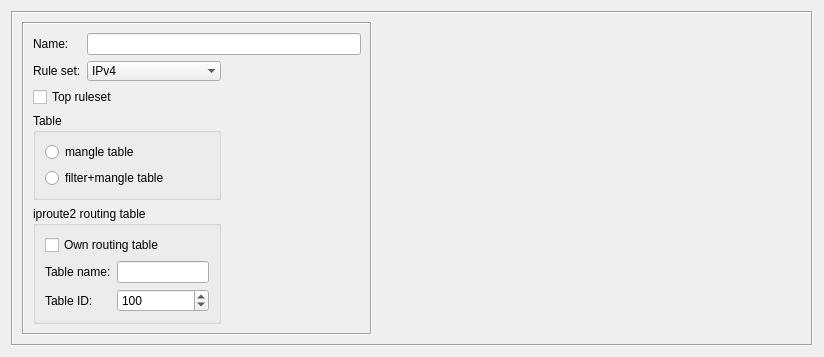
<?xml version="1.0" encoding="UTF-8"?>
<ui version="4.0">
 <class>RuleSetDialog_q</class>
 <widget class="QWidget" name="RuleSetDialog_q">
  <property name="enabled">
   <bool>true</bool>
  </property>
  <property name="geometry">
   <rect>
    <x>0</x>
    <y>0</y>
    <width>824</width>
    <height>260</height>
   </rect>
  </property>
  <property name="sizePolicy">
   <sizepolicy hsizetype="Preferred" vsizetype="MinimumExpanding">
    <horstretch>0</horstretch>
    <verstretch>0</verstretch>
   </sizepolicy>
  </property>
  <property name="windowTitle">
   <string>Ruleset</string>
  </property>
  <layout class="QGridLayout" name="gridLayout_3">
   <item row="0" column="0">
    <widget class="QFrame" name="frame7">
     <property name="frameShape">
      <enum>QFrame::Box</enum>
     </property>
     <property name="frameShadow">
      <enum>QFrame::Sunken</enum>
     </property>
     <layout class="QHBoxLayout" name="horizontalLayout">
      <item>
       <widget class="QFrame" name="frame27">
        <property name="sizePolicy">
         <sizepolicy hsizetype="Fixed" vsizetype="Preferred">
          <horstretch>0</horstretch>
          <verstretch>0</verstretch>
         </sizepolicy>
        </property>
        <property name="minimumSize">
         <size>
          <width>350</width>
          <height>0</height>
         </size>
        </property>
        <property name="maximumSize">
         <size>
          <width>350</width>
          <height>16777215</height>
         </size>
        </property>
        <property name="frameShape">
         <enum>QFrame::Box</enum>
        </property>
        <property name="frameShadow">
         <enum>QFrame::Sunken</enum>
        </property>
        <layout class="QGridLayout" name="gridLayout">
         <item row="0" column="0">
          <widget class="QLabel" name="textLabel1">
           <property name="text">
            <string>Name:</string>
           </property>
           <property name="wordWrap">
            <bool>false</bool>
           </property>
          </widget>
         </item>
         <item row="0" column="1" colspan="2">
          <widget class="QLineEdit" name="obj_name">
           <property name="sizePolicy">
            <sizepolicy hsizetype="Preferred" vsizetype="Fixed">
             <horstretch>1</horstretch>
             <verstretch>0</verstretch>
            </sizepolicy>
           </property>
           <property name="minimumSize">
            <size>
             <width>200</width>
             <height>0</height>
            </size>
           </property>
           <property name="maximumSize">
            <size>
             <width>16777215</width>
             <height>250</height>
            </size>
           </property>
          </widget>
         </item>
         <item row="1" column="0">
          <widget class="QLabel" name="label">
           <property name="text">
            <string>Rule set:</string>
           </property>
          </widget>
         </item>
         <item row="1" column="1">
          <widget class="QComboBox" name="ipv4_6_rule_set">
           <property name="minimumSize">
            <size>
             <width>0</width>
             <height>0</height>
            </size>
           </property>
           <property name="maximumSize">
            <size>
             <width>250</width>
             <height>16777215</height>
            </size>
           </property>
           <property name="frame">
            <bool>false</bool>
           </property>
           <item>
            <property name="text">
             <string>IPv4</string>
            </property>
           </item>
           <item>
            <property name="text">
             <string>IPv6</string>
            </property>
           </item>
           <item>
            <property name="text">
             <string>IPv4 and IPv6</string>
            </property>
           </item>
          </widget>
         </item>
         <item row="1" column="2">
          <spacer name="horizontalSpacer">
           <property name="orientation">
            <enum>Qt::Horizontal</enum>
           </property>
           <property name="sizeHint" stdset="0">
            <size>
             <width>130</width>
             <height>20</height>
            </size>
           </property>
          </spacer>
         </item>
         <item row="2" column="0" colspan="2">
          <widget class="QCheckBox" name="top_rule_set">
           <property name="text">
            <string>Top ruleset</string>
           </property>
          </widget>
         </item>
         <item row="3" column="0" colspan="2">
          <widget class="QGroupBox" name="iptables_only">
           <property name="enabled">
            <bool>true</bool>
           </property>
           <property name="sizePolicy">
            <sizepolicy hsizetype="Preferred" vsizetype="MinimumExpanding">
             <horstretch>0</horstretch>
             <verstretch>0</verstretch>
            </sizepolicy>
           </property>
           <property name="minimumSize">
            <size>
             <width>0</width>
             <height>0</height>
            </size>
           </property>
           <property name="maximumSize">
            <size>
             <width>16777215</width>
             <height>16777215</height>
            </size>
           </property>
           <property name="layoutDirection">
            <enum>Qt::LeftToRight</enum>
           </property>
           <property name="autoFillBackground">
            <bool>false</bool>
           </property>
           <property name="title">
            <string>Table</string>
           </property>
           <property name="alignment">
            <set>Qt::AlignLeading|Qt::AlignLeft|Qt::AlignTop</set>
           </property>
           <property name="flat">
            <bool>false</bool>
           </property>
           <property name="checkable">
            <bool>false</bool>
           </property>
           <layout class="QVBoxLayout" name="verticalLayout">
            <item>
             <widget class="QRadioButton" name="ipt_mangle_table">
              <property name="text">
               <string>mangle table</string>
              </property>
             </widget>
            </item>
            <item>
             <widget class="QRadioButton" name="ipt_filter_table">
              <property name="text">
               <string>filter+mangle table</string>
              </property>
             </widget>
            </item>
           </layout>
          </widget>
         </item>
         <item row="4" column="0" colspan="2">
          <widget class="QGroupBox" name="nftables_routing">
           <property name="title">
            <string>iproute2 routing table</string>
           </property>
           <layout class="QGridLayout" name="routingTableLayout">
            <item row="0" column="0" colspan="2">
             <widget class="QCheckBox" name="nft_own_routing_table">
              <property name="toolTip">
               <string>Compile this rule set into its own named routing
table instead of the main table. Other rule sets can then direct
traffic here with fwmark rules or ip rule policies.</string>
              </property>
              <property name="text">
               <string>Own routing table</string>
              </property>
             </widget>
            </item>
            <item row="1" column="0">
             <widget class="QLabel" name="nft_routing_table_name_label">
              <property name="text">
               <string>Table name:</string>
              </property>
             </widget>
            </item>
            <item row="1" column="1">
             <widget class="QLineEdit" name="nft_routing_table_name">
              <property name="toolTip">
               <string>Letters, digits and underscores only. The name
is written to /etc/iproute2/rt_tables when the firewall option
is enabled, otherwise commands use the numeric table id.</string>
              </property>
             </widget>
            </item>
            <item row="2" column="0">
             <widget class="QLabel" name="nft_routing_table_id_label">
              <property name="text">
               <string>Table ID:</string>
              </property>
             </widget>
            </item>
            <item row="2" column="1">
             <widget class="QSpinBox" name="nft_routing_table_number">
              <property name="toolTip">
               <string>Table number in /etc/iproute2/rt_tables, range 1-252.</string>
              </property>
              <property name="minimum">
               <number>1</number>
              </property>
              <property name="maximum">
               <number>252</number>
              </property>
              <property name="value">
               <number>100</number>
              </property>
             </widget>
            </item>
           </layout>
          </widget>
         </item>
         <item row="5" column="1">
          <spacer name="verticalSpacer">
           <property name="orientation">
            <enum>Qt::Vertical</enum>
           </property>
           <property name="sizeHint" stdset="0">
            <size>
             <width>20</width>
             <height>26</height>
            </size>
           </property>
          </spacer>
         </item>
        </layout>
       </widget>
      </item>
      <item>
       <widget class="CommentKeywords" name="commentKeywords" native="true">
        <property name="sizePolicy">
         <sizepolicy hsizetype="Expanding" vsizetype="Expanding">
          <horstretch>0</horstretch>
          <verstretch>0</verstretch>
         </sizepolicy>
        </property>
       </widget>
      </item>
     </layout>
    </widget>
   </item>
  </layout>
 </widget>
 <customwidgets>
  <customwidget>
   <class>CommentKeywords</class>
   <extends>QWidget</extends>
   <header>CommentKeywords.h</header>
   <container>1</container>
  </customwidget>
 </customwidgets>
 <resources>
  <include location="MainRes.qrc"/>
 </resources>
 <connections/>
 <slots>
  <slot>changed()</slot>
 </slots>
</ui>
